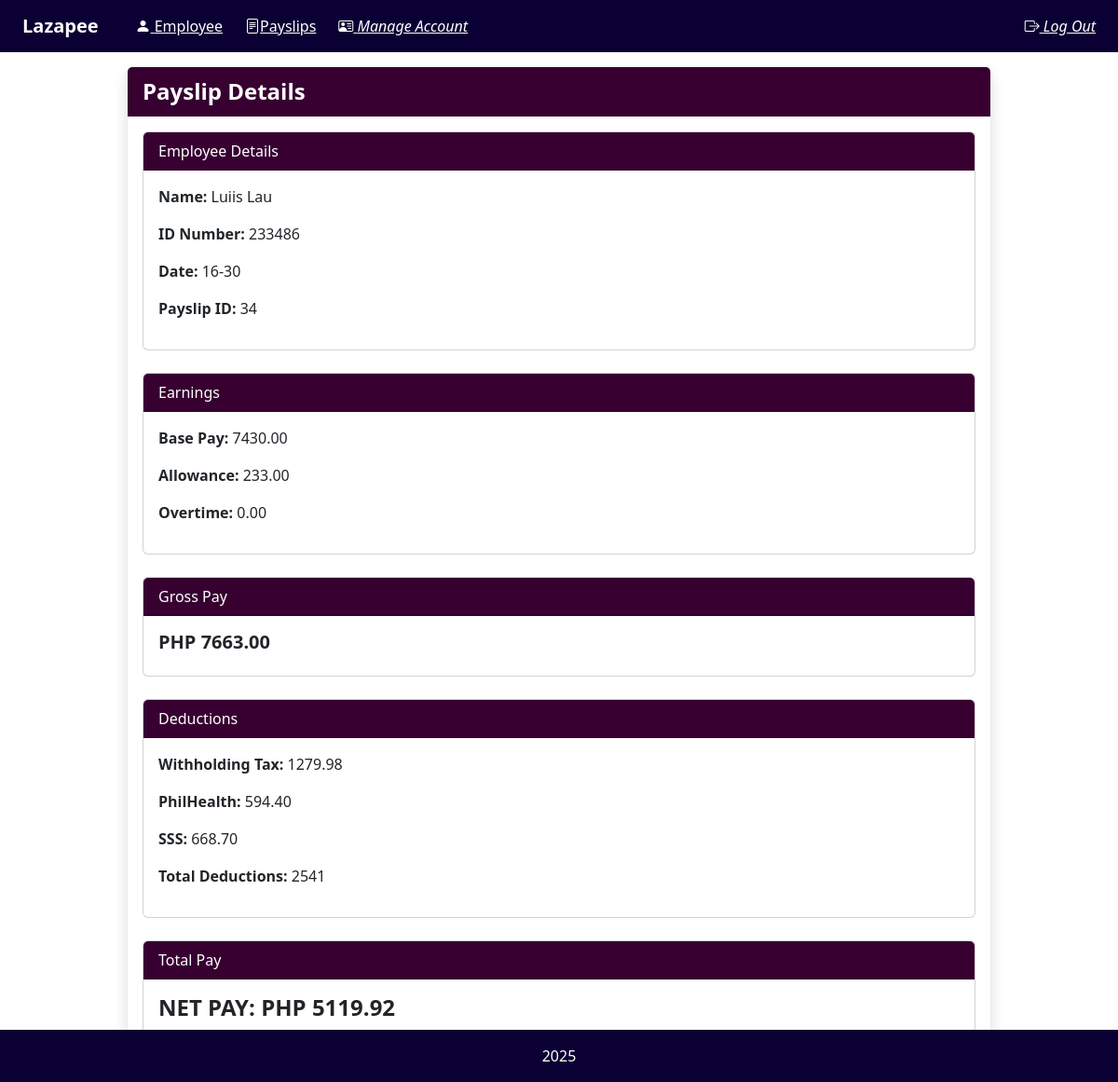
The app's page /payslip/34/ with its own data.
### payroll_app/models.py (models this page shows, shortened)
class Payslip(models.Model):
    id_number = models.ForeignKey(Employee, on_delete=models.CASCADE)
    month = models.CharField(max_length=12)
    date_range = models.CharField(max_length=12)
    year = models.CharField(max_length=4)
    pay_cycle = models.CharField(max_length=12)
    rate = models.DecimalField(max_digits=12, decimal_places=2)
    earnings_allowance = models.DecimalField(max_digits=12, decimal_places=2)
    deductions_tax = models.DecimalField(max_digits=12, decimal_places=2)
    deductions_health = models.DecimalField(max_digits=12, decimal_places=2)
    pag_ibig = models.DecimalField(max_digits=12, decimal_places=2)
    sss =  models.DecimalField(max_digits=12, decimal_places=2)
    overtime = models.DecimalField(max_digits=12, decimal_places=2)
    total_pay = models.DecimalField(max_digits=12, decimal_places=2)
    objects = models.Manager()
    def getCycleRate(self):
        return self.rate /2
    def getOvertime(self):
        return self.overtime

class Employee(models.Model):
    account = models.ForeignKey(Account, on_delete=models.CASCADE, null=True)
    name = models.CharField(max_length=50)
    id_number = models.CharField(max_length=15, unique=True)
    rate = models.DecimalField(default = 0.0, max_digits=12, decimal_places=2)
    overtime_pay = models.DecimalField(null=True, blank=True, max_digits=10, decimal_places=2)
    allowance = models.DecimalField(null=True, blank=True, max_digits=10, decimal_places=2)
    objects = models.Manager()

### payroll_app/views.py (the view)
# urls.py: path('payslip/<int:pk>/', views.view_payslip, name='view_payslip'),
def view_payslip(request, pk):
    payslip = get_object_or_404(Payslip, pk=pk)
    return render(request, 'payroll_app/view_payslip.html', {'payslip': payslip})

### payroll_app/templates/payroll_app/view_payslip.html
{% extends 'payroll_app/base.html' %}
{% load static %}
{% block navbar %}
<div class="container-fluid d-flex align-items-center gap-4">
    <a class="navbar-brand mb-0" href="{% url 'payroll' %}"><strong> Lazapee</strong> </a>
    <a href="{% url 'payroll' %}" style="color:white">
        <i class="bi bi-person-fill"></i> Employee</a>
    <a href="{% url 'payslip' %}" style="color: white">
        <i class="bi bi-file-text"></i>Payslips</a>
    <a href="{% url 'manage_account' %}" style="color:white">
        <i class="bi bi-person-vcard"> Manage Account</i></a>
    <a href="{% url 'logout' %}" class="text-white text-decoration-underline ms-auto">
        <i class="bi bi-box-arrow-right"> Log Out</i></a>
</div>
{% endblock %}
{% block content %}
<div class="container">
    <div class="row justify-content-center">
        <div class="col-lg-10">
            <div class="card shadow border-0">
                <div class="card-header text-white d-flex justify-content-between align-items-center" style="background-color: #370031;">
                    <span class="fw-bold fs-4">Payslip Details</span>
                </div>
                <div class="card-body">
                    <div class="card mb-4">
                        <div class="card-header text-white" style="background-color: #370031;"> Employee Details</div>
                        <div class="card-body">
                            <p><strong>Name:</strong> {{ payslip.id_number.name }}</p>
                            <p><strong>ID Number:</strong> {{ payslip.id_number.id_number }}</p>
                            <p><strong>Date:</strong> {{ payslip.date_range }}</p>
                            <p><strong>Payslip ID:</strong> {{ payslip.id }}</p>
                        </div>
                    </div>
                    <div class="card mb-4">
                        <div class="card-header text-white" style="background-color: #370031;">Earnings</div>
                        <div class="card-body">
                            <p><strong>Base Pay:</strong> {{ payslip.getCycleRate|floatformat:2 }} </p>
                            <p><strong>Allowance:</strong> {{ payslip.earnings_allowance|floatformat:2 }}</p>
                            <p><strong>Overtime:</strong> {{ payslip.overtime|floatformat:2 }}</p>
                        </div>
                    </div>
                    <div class="card mb-4">
                        <div class="card-header text-white" style="background-color: #370031;">Gross Pay</div>
                        <div class="card-body">
                            <h5><strong>PHP {{ payslip.getCycleRate|add:payslip.earnings_allowance|add:payslip.getOvertime|floatformat:2 }}</strong></h5>
                        </div>
                    </div>
                    <div class="card mb-4">
                        <div class="card-header text-white" style="background-color: #370031;">Deductions</div>
                        <div class="card-body">
                            {% if payslip.pay_cycle == "1" %}
                                <p><strong>Pag-ibig: </strong>{{ payslip.pag_ibig|floatformat:2 }}</p>
                                <p><strong>Withholding Tax: </strong>{{ payslip.deductions_tax|floatformat:2 }}</p>
                                <p><strong>Total Deductions: </strong>{{ payslip.pag_ibig|floatformat:2|add:payslip.deductions_tax|floatformat:2 }}</p>
                            {% elif payslip.pay_cycle == "2" %}
                                <p><strong>Withholding Tax: </strong>{{ payslip.deductions_tax|floatformat:2 }}</p>
                                <p><strong>PhilHealth: </strong>{{ payslip.deductions_health|floatformat:2 }}</p>
                                <p><strong>SSS: </strong>{{ payslip.sss }}</p>
                                <p><strong>Total Deductions: </strong>{{ payslip.deductions_tax|add:payslip.deductions_health|add:payslip.sss }}</p>
                            {% endif %}
                        </div>
                    </div>
                    <div class="card mb-4">
                        <div class="card-header text-white" style="background-color: #370031;">Total Pay</div>
                        <div class="card-body">
                            <h4><strong>NET PAY: PHP {{ payslip.total_pay|floatformat:2 }}</strong></h4>
                        </div>
                    </div>
                </div>
            </div>
        </div>
    </div>
</div>
{% endblock %}

### records on screen
Payslip: id_number.name "Luiis Lau", id_number.id_number "233486", date_range "16-30", id "34", getCycleRate "7430.00", earnings_allowance "233.00", overtime "0.00", getCycleRate|add "7663.00", deductions_tax "1279.98", deductions_health "594.40", sss "668.70", deductions_tax|add "2541", total_pay "5119.92"
